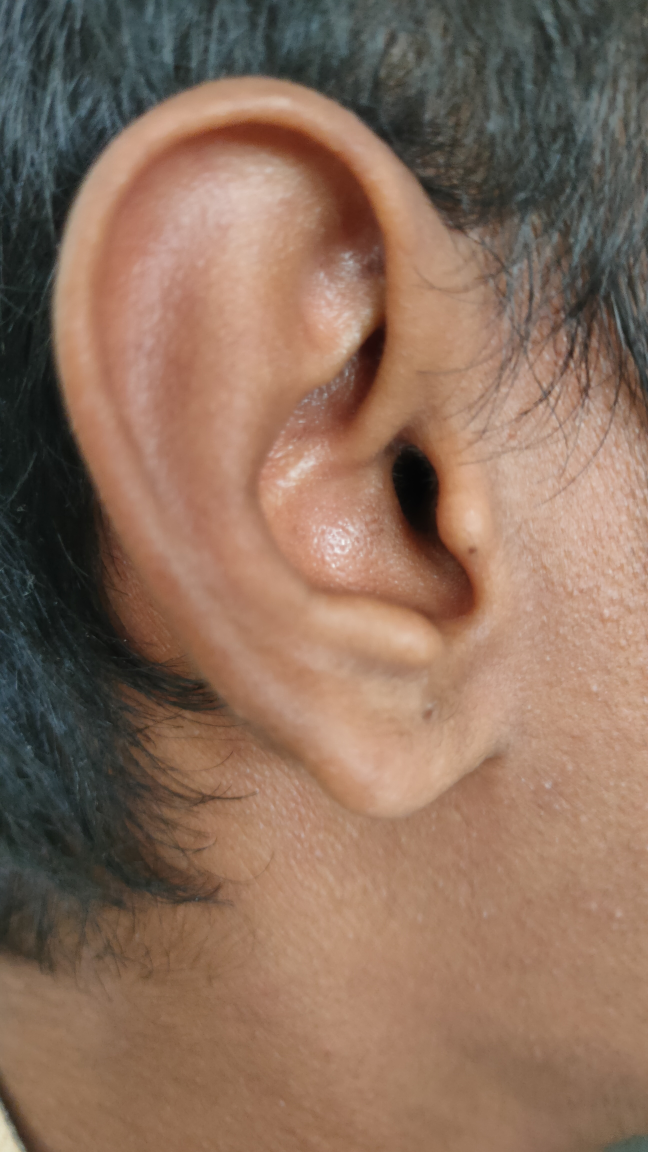
#> input picture 1/r1.jpg, 2592 x 4608 px (shown at 1/4 size)
$ jupyter execute 'K mean clusturing.ipynb'
#> lines starting #> are read from the running program, lines starting #| are printed output that depends on the picture; after the words box and inside, x2 and y2 are one past the last pixel; in counts of white or black regions, pixels touching at a corner belong together
[cell 1]
import numpy as np
import matplotlib.pyplot as plt
import cv2
from sklearn.decomposition import PCA

[cell 2]
# Read in the image
orig = cv2.imread("./r1.jpg")
#> orig is the input picture: shape (4608, 2592, 3); mean B, G, R 92.5, 110.5, 138.5
orig = cv2.resize(orig, (492, 702))
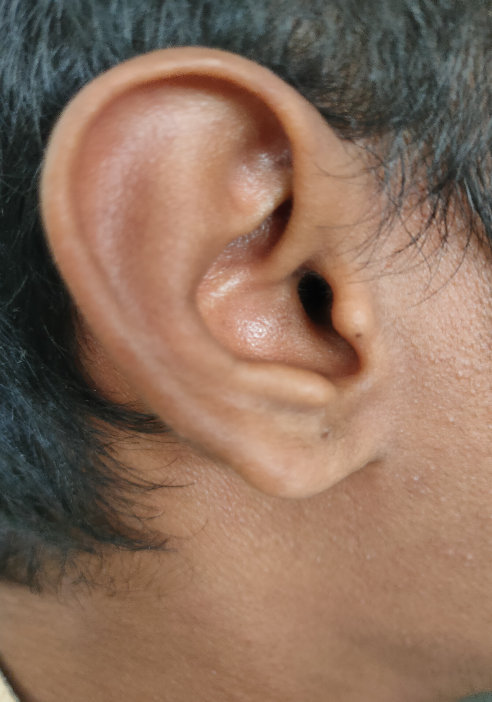
#> orig: shape (702, 492, 3); mean B, G, R 92.4, 110.4, 138.4
plt.imshow(cv2.cvtColor(orig,cv2.COLOR_BGR2RGB))

[cell 3]
# removing noise
orig = cv2.GaussianBlur(orig,(3,3),cv2.BORDER_DEFAULT)
image = cv2.cvtColor(orig, cv2.COLOR_BGR2GRAY)
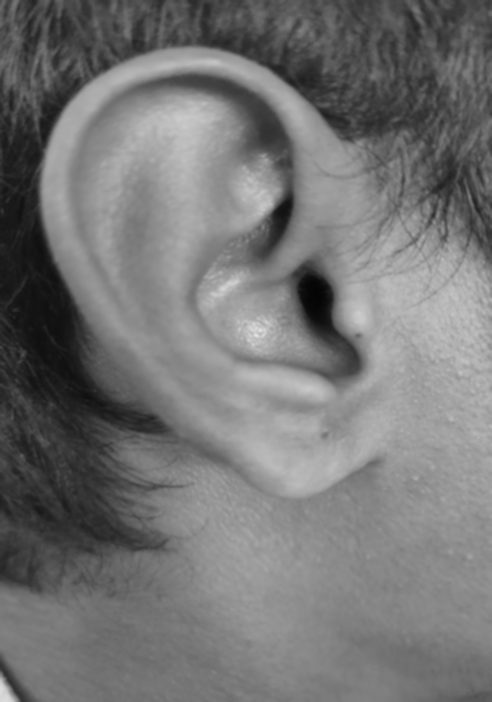
#> image: shape (702, 492); min 5, max 228, mean 116.8
plt.imshow(image,cmap='gray', vmin=0, vmax=255)

[cell 4]
pixel_vals = image.reshape((-1,3))
pixel_vals = np.float32(pixel_vals)

[cell 5]
#the below line of code defines the criteria for the algorithm to stop running,
#which will happen is 100 iterations are run or the epsilon (which is the required accuracy)
#becomes 85%
criteria = (cv2.TERM_CRITERIA_EPS + cv2.TERM_CRITERIA_MAX_ITER, 100, 0.85)

# then perform k-means clustering with number of clusters defined as 3
#also random centres are initially choosed for k-means clustering
k = 2
retval, labels, centers = cv2.kmeans(pixel_vals, k, None, criteria, 10, cv2.KMEANS_RANDOM_CENTERS)
#> retval = 159423094.5; centers = [[142.9, 143.1, 143.1], [64.51, 64.63, 64.94]]

# convert data into 8-bit values
centers = np.uint8(centers)
#> centers = [[142, 143, 143], [64, 64, 64]]
segmented_data = centers[labels.flatten()]

# reshape data into the original image dimensions
segmented_image = segmented_data.reshape((image.shape))
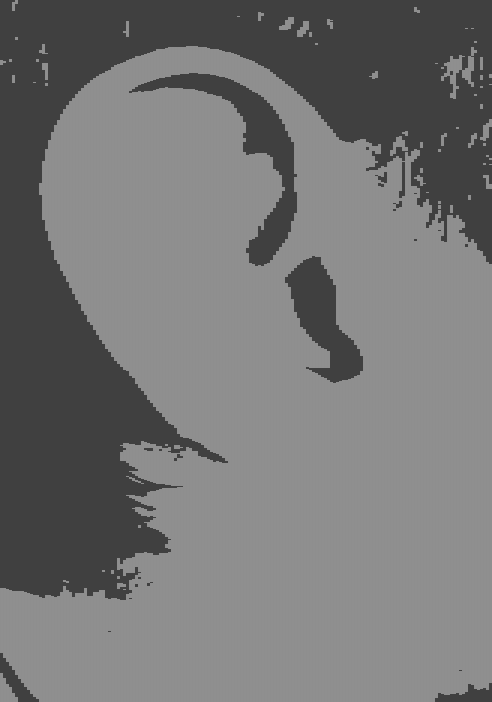
#> segmented_image: shape (702, 492); min 64, max 143, mean 116.3

plt.imshow(segmented_image, cmap='gray', vmin=0, vmax=255)
print(centers.min())
#| 64

[cell 6]
segmented_image = cv2.medianBlur(segmented_image,99)
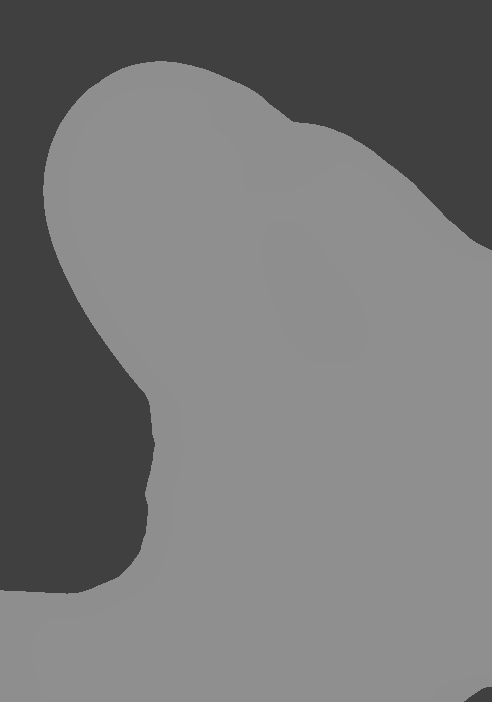
#> segmented_image: shape (702, 492); min 64, max 143, mean 117.9
plt.imshow(segmented_image, cmap='gray', vmin=0, vmax=255)

[cell 7]
for i in range(segmented_image.shape[0]):
    for j in range(segmented_image.shape[1]):
        if(segmented_image[i][j]<=(centers.min()+5)):
            segmented_image[i][j]=0
        else:
            segmented_image[i][j]=255
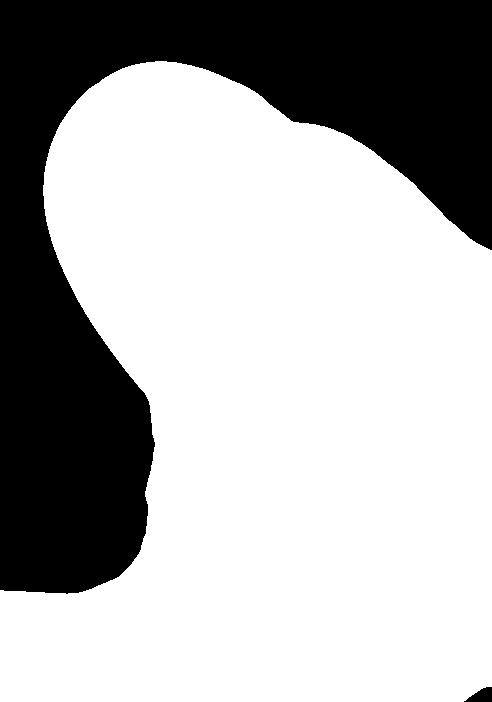
#> segmented_image: shape (702, 492); 68.4% white; 2 black regions, box (x1, y1, x2, y2) and area: (0, 0, 492, 594) 108888, (464, 687, 492, 702) 269
plt.imshow(segmented_image, cmap='gray', vmin=0, vmax=255)

[cell 8]
result = image.copy()
# result = cv2.cvtColor(result, cv2.COLOR_BGR2BGRA)
# result[:, :, 3] = segmented_image
orig = cv2.cvtColor(orig,cv2.COLOR_BGR2RGB)
result = np.dstack((orig, segmented_image))
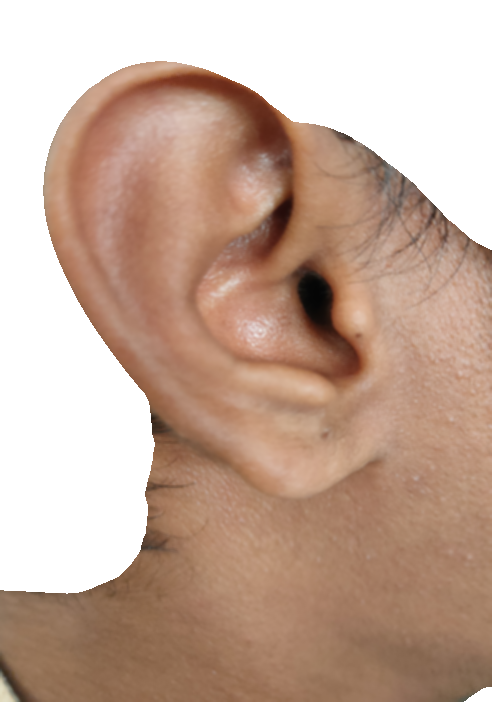
#> result: shape (702, 492, 4); mean R, G, B, A 138.4, 110.4, 92.4, 174.4; transparent parts drawn white
plt.imshow(result)

$ run again, with 1/r2.jpg copied over 1/r1.jpg
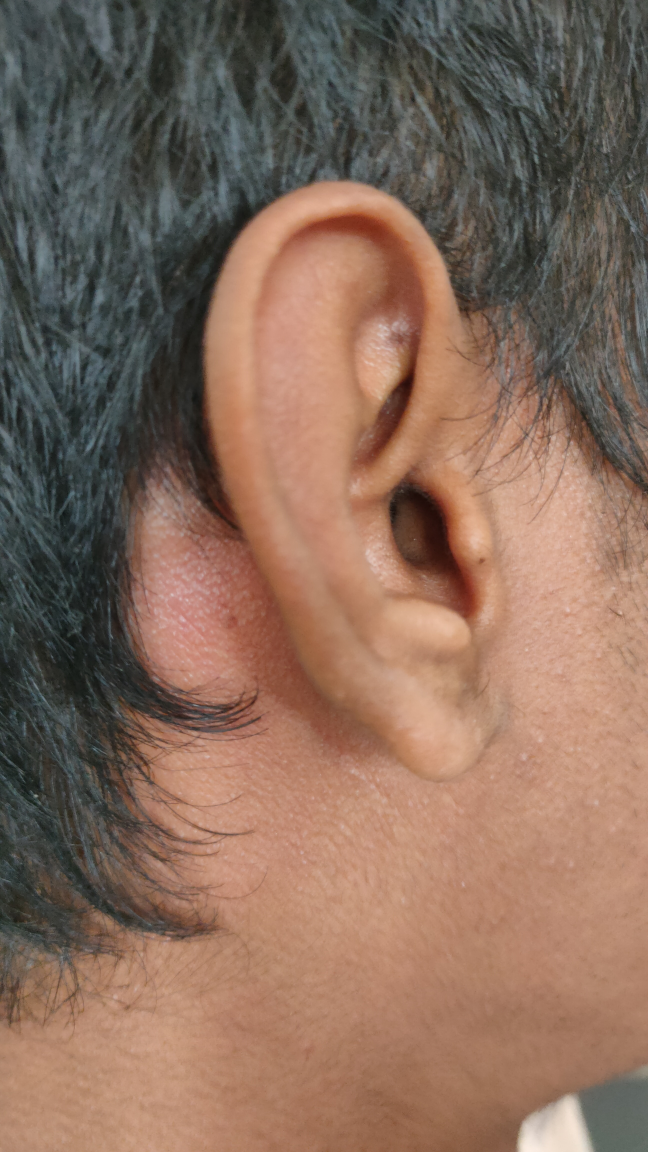
#> input picture 1/r2.jpg, 2592 x 4608 px (shown at 1/4 size)
#> orig is the input picture: shape (4608, 2592, 3); mean B, G, R 91.8, 107.5, 134.9
#> `retval, labels, centers = cv2.kmeans(pixel_vals, k, None, criteria, 10..`: retval = 119406948.5; centers = [[73.04, 73.09, 73.28], [148.7, 148.8, 148.8]]
#> `centers = np.uint8(centers)`: centers = [[73, 73, 73], [148, 148, 148]]
#> `segmented_image = segmented_data.reshape((image.shape))`:
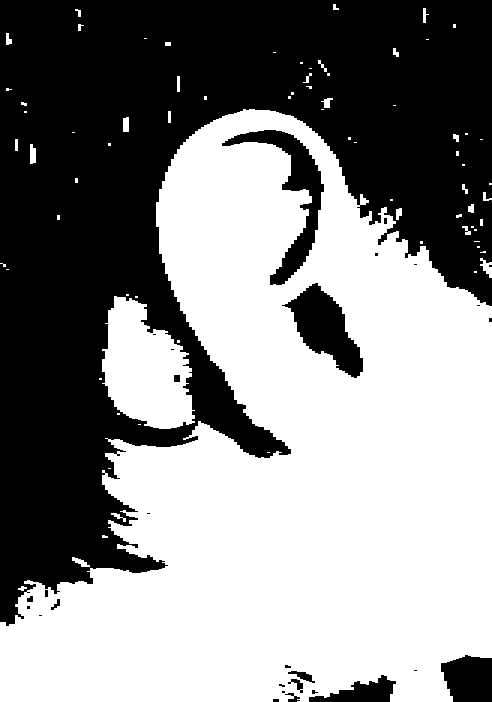
#> segmented_image: shape (702, 492); values 73 (black) and 148 (white), 53.8% white; 29 black regions (17 under 20 px), largest, box (x1, y1, x2, y2) and area: (0, 0, 492, 626) 148686, (222, 130, 324, 285) 3681, (282, 283, 363, 378) 3522
#| 73
#> `result = np.dstack((orig, segmented_image))`:
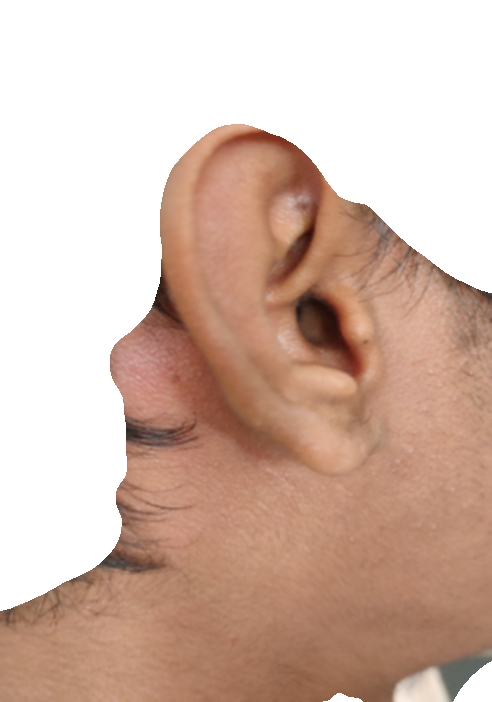
#> result: shape (702, 492, 4); mean R, G, B, A 134.8, 107.4, 91.7, 145.6; transparent parts drawn white

$ run again, with 1/r3.jpg copied over 1/r1.jpg
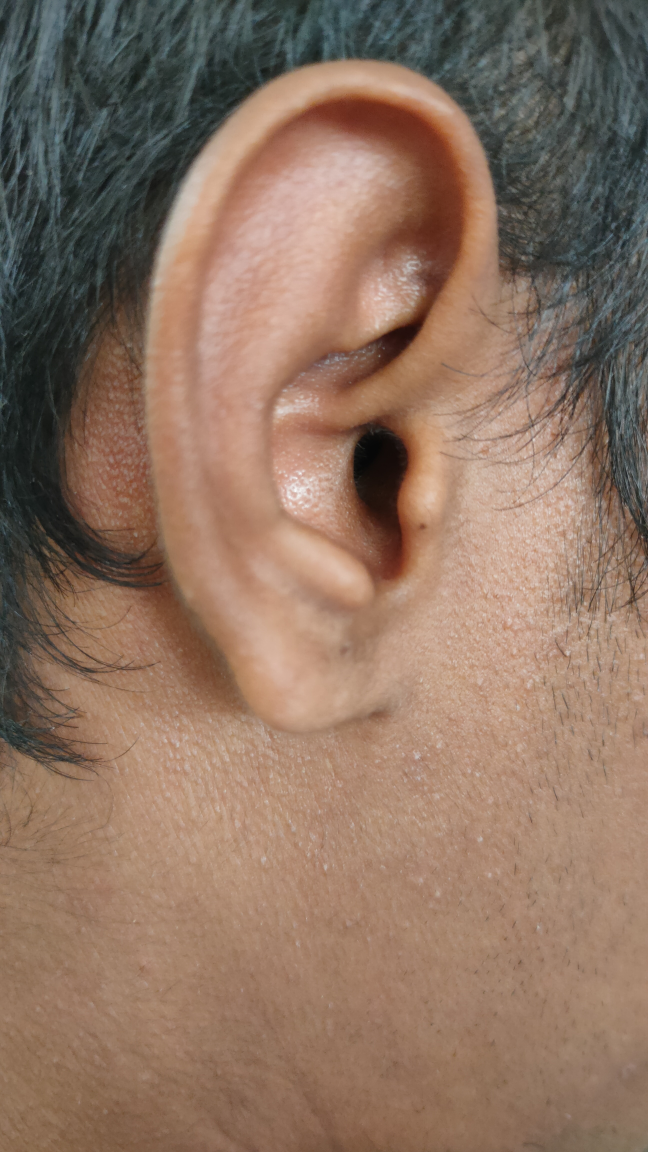
#> input picture 1/r3.jpg, 2592 x 4608 px (shown at 1/4 size)
#> orig is the input picture: shape (4608, 2592, 3); mean B, G, R 97.7, 114.9, 141.2
#> `retval, labels, centers = cv2.kmeans(pixel_vals, k, None, criteria, 10..`: retval = 146510219.7; centers = [[70.63, 70.62, 70.83], [143.7, 143.7, 143.7]]
#> `centers = np.uint8(centers)`: centers = [[70, 70, 70], [143, 143, 143]]
#> `segmented_image = segmented_data.reshape((image.shape))`:
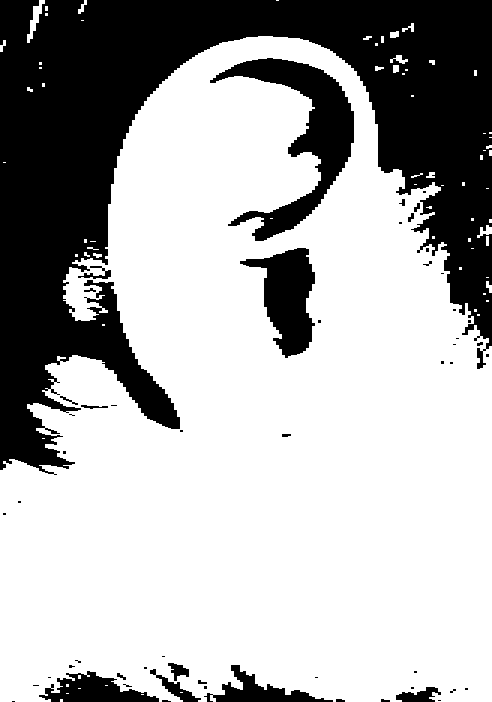
#> segmented_image: shape (702, 492); values 70 (black) and 143 (white), 68.5% white; 56 black regions (36 under 20 px), largest, box (x1, y1, x2, y2) and area: (0, 0, 492, 475) 90990, (210, 58, 354, 241) 7956, (240, 248, 315, 358) 4362
#| 70
#> `result = np.dstack((orig, segmented_image))`:
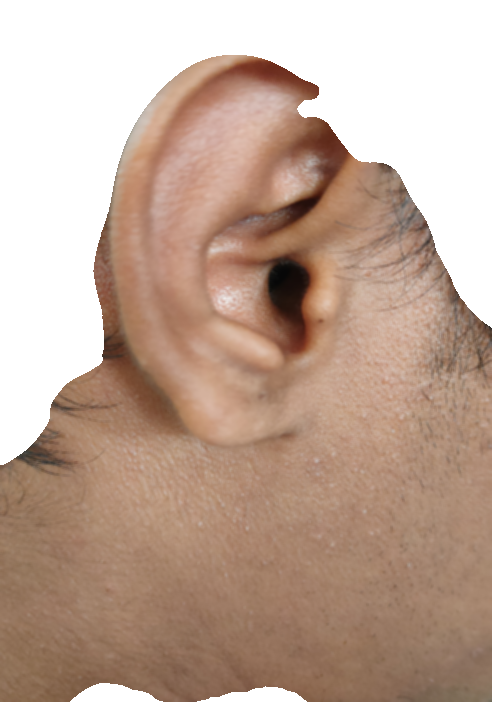
#> result: shape (702, 492, 4); mean R, G, B, A 141.1, 114.8, 97.6, 181.4; transparent parts drawn white

$ run again, with 1/r4.jpg copied over 1/r1.jpg
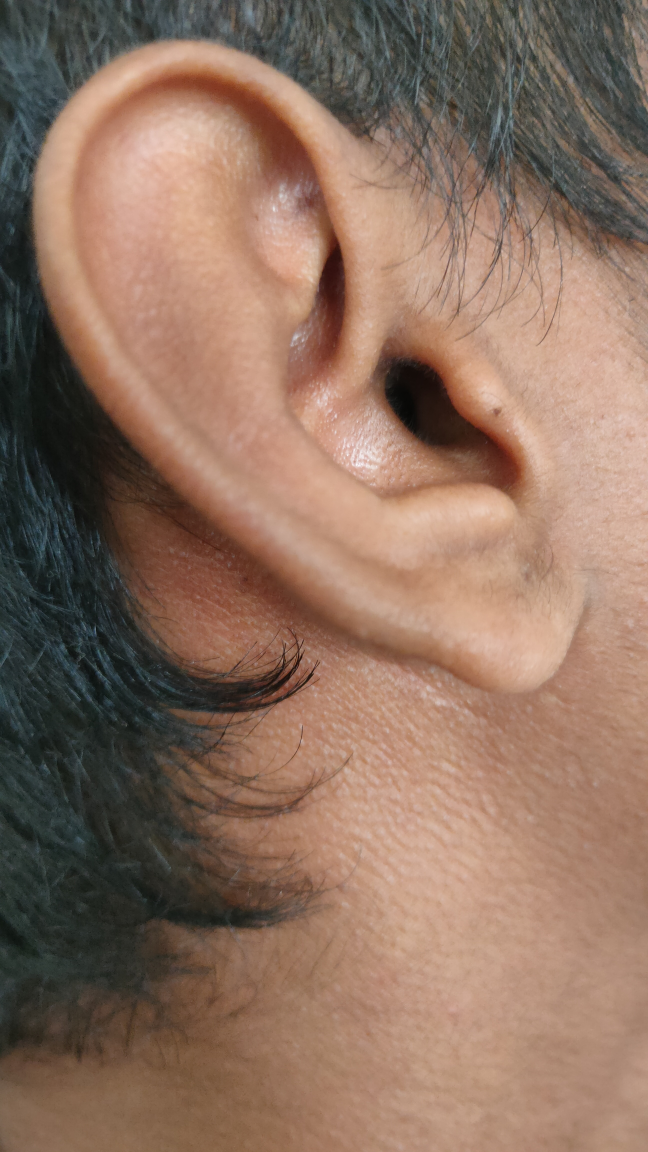
#> input picture 1/r4.jpg, 2592 x 4608 px (shown at 1/4 size)
#> orig is the input picture: shape (4608, 2592, 3); mean B, G, R 96.6, 113.3, 141.8
#> `retval, labels, centers = cv2.kmeans(pixel_vals, k, None, criteria, 10..`: retval = 174718065.4; centers = [[156.1, 156.3, 156.4], [67.67, 67.9, 68.25]]
#> `centers = np.uint8(centers)`: centers = [[156, 156, 156], [67, 67, 68]]
#| 67
#> after the loop `for i in range(segmented_image.shape[0]):`:
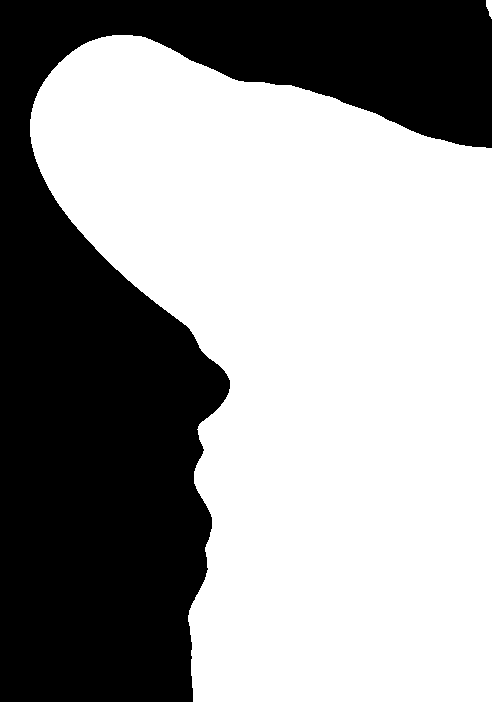
#> segmented_image: shape (702, 492); 60.3% white; 1 black region, box (x1, y1, x2, y2) and area: (0, 0, 492, 702) 136984
#> `result = np.dstack((orig, segmented_image))`:
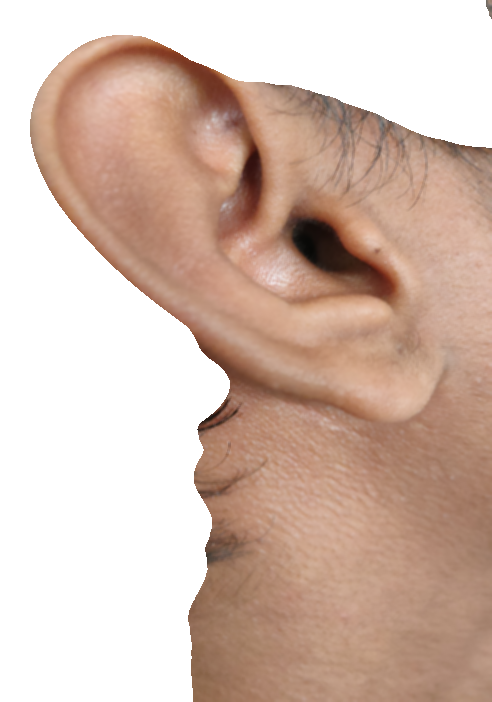
#> result: shape (702, 492, 4); mean R, G, B, A 141.7, 113.2, 96.5, 153.9; transparent parts drawn white
